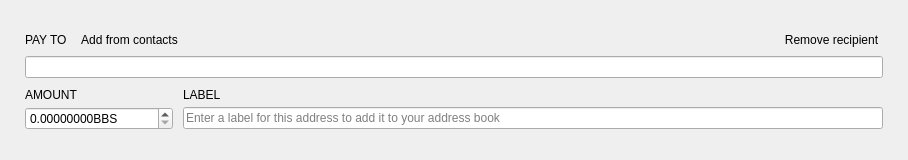
<?xml version="1.0" encoding="UTF-8"?>
<ui version="4.0">
 <class>TransferFrame</class>
 <widget class="QFrame" name="TransferFrame">
  <property name="geometry">
   <rect>
    <x>0</x>
    <y>0</y>
    <width>908</width>
    <height>160</height>
   </rect>
  </property>
  <property name="sizePolicy">
   <sizepolicy hsizetype="Preferred" vsizetype="Preferred">
    <horstretch>0</horstretch>
    <verstretch>150</verstretch>
   </sizepolicy>
  </property>
  <property name="minimumSize">
   <size>
    <width>0</width>
    <height>160</height>
   </size>
  </property>
  <property name="maximumSize">
   <size>
    <width>16777215</width>
    <height>160</height>
   </size>
  </property>
  <property name="windowTitle">
   <string>Frame</string>
  </property>
  <property name="styleSheet">
   <string notr="true"/>
  </property>
  <property name="frameShape">
   <enum>QFrame::NoFrame</enum>
  </property>
  <property name="frameShadow">
   <enum>QFrame::Plain</enum>
  </property>
  <layout class="QVBoxLayout" name="verticalLayout">
   <property name="spacing">
    <number>10</number>
   </property>
   <property name="leftMargin">
    <number>25</number>
   </property>
   <property name="rightMargin">
    <number>25</number>
   </property>
   <item>
    <spacer name="verticalSpacer_2">
     <property name="orientation">
      <enum>Qt::Vertical</enum>
     </property>
     <property name="sizeHint" stdset="0">
      <size>
       <width>20</width>
       <height>40</height>
      </size>
     </property>
    </spacer>
   </item>
   <item>
    <layout class="QGridLayout" name="gridLayout">
     <property name="verticalSpacing">
      <number>5</number>
     </property>
     <item row="0" column="0">
      <widget class="WalletGui::WalletNormalGrayTextLabel" name="m_payToTextLabel">
       <property name="sizePolicy">
        <sizepolicy hsizetype="Minimum" vsizetype="Minimum">
         <horstretch>0</horstretch>
         <verstretch>0</verstretch>
        </sizepolicy>
       </property>
       <property name="text">
        <string>PAY TO</string>
       </property>
       <property name="alignment">
        <set>Qt::AlignLeading|Qt::AlignLeft|Qt::AlignVCenter</set>
       </property>
       <property name="margin">
        <number>0</number>
       </property>
       <property name="indent">
        <number>0</number>
       </property>
      </widget>
     </item>
     <item row="0" column="1">
      <widget class="WalletGui::WalletTinyLinkLikeButton" name="m_addressBookButton">
       <property name="sizePolicy">
        <sizepolicy hsizetype="Preferred" vsizetype="Minimum">
         <horstretch>0</horstretch>
         <verstretch>0</verstretch>
        </sizepolicy>
       </property>
       <property name="cursor">
        <cursorShape>PointingHandCursor</cursorShape>
       </property>
       <property name="focusPolicy">
        <enum>Qt::NoFocus</enum>
       </property>
       <property name="layoutDirection">
        <enum>Qt::LeftToRight</enum>
       </property>
       <property name="text">
        <string>Add from contacts</string>
       </property>
       <property name="flat">
        <bool>true</bool>
       </property>
      </widget>
     </item>
     <item row="0" column="2">
      <spacer name="horizontalSpacer">
       <property name="orientation">
        <enum>Qt::Horizontal</enum>
       </property>
       <property name="sizeHint" stdset="0">
        <size>
         <width>318</width>
         <height>10</height>
        </size>
       </property>
      </spacer>
     </item>
     <item row="0" column="3" alignment="Qt::AlignBottom">
      <widget class="WalletGui::WalletTinyLinkLikeButton" name="m_removeButton">
       <property name="sizePolicy">
        <sizepolicy hsizetype="Preferred" vsizetype="Minimum">
         <horstretch>0</horstretch>
         <verstretch>0</verstretch>
        </sizepolicy>
       </property>
       <property name="cursor">
        <cursorShape>PointingHandCursor</cursorShape>
       </property>
       <property name="focusPolicy">
        <enum>Qt::NoFocus</enum>
       </property>
       <property name="text">
        <string>Remove recipient</string>
       </property>
       <property name="flat">
        <bool>true</bool>
       </property>
      </widget>
     </item>
     <item row="1" column="0" colspan="4">
      <widget class="WalletGui::ClearableLineEdit" name="m_sendAddressEdit">
       <property name="styleSheet">
        <string notr="true">[errorState=&quot;true&quot;] {
  border-color: #ef3131;
}</string>
       </property>
      </widget>
     </item>
    </layout>
   </item>
   <item>
    <layout class="QGridLayout" name="gridLayout_2">
     <property name="verticalSpacing">
      <number>5</number>
     </property>
     <item row="0" column="0">
      <widget class="WalletGui::WalletNormalGrayTextLabel" name="m_amountTextLabel">
       <property name="text">
        <string>AMOUNT</string>
       </property>
       <property name="alignment">
        <set>Qt::AlignBottom|Qt::AlignLeading|Qt::AlignLeft</set>
       </property>
       <property name="indent">
        <number>0</number>
       </property>
      </widget>
     </item>
     <item row="0" column="1">
      <widget class="WalletGui::WalletNormalGrayTextLabel" name="m_labelTextLabel">
       <property name="text">
        <string>LABEL</string>
       </property>
       <property name="alignment">
        <set>Qt::AlignBottom|Qt::AlignLeading|Qt::AlignLeft</set>
       </property>
       <property name="indent">
        <number>0</number>
       </property>
      </widget>
     </item>
     <item row="1" column="0">
      <widget class="QDoubleSpinBox" name="m_sendAmountSpin">
       <property name="focusPolicy">
        <enum>Qt::ClickFocus</enum>
       </property>
       <property name="layoutDirection">
        <enum>Qt::LeftToRight</enum>
       </property>
       <property name="styleSheet">
        <string notr="true">[errorState=&quot;true&quot;] {
  border-color: #ef3131;
}</string>
       </property>
       <property name="buttonSymbols">
        <enum>QAbstractSpinBox::UpDownArrows</enum>
       </property>
       <property name="suffix">
        <string notr="true">BBS</string>
       </property>
       <property name="decimals">
        <number>8</number>
       </property>
       <property name="maximum">
        <double>1000000000000.000000000000000</double>
       </property>
      </widget>
     </item>
     <item row="1" column="1">
      <widget class="WalletGui::ClearableLineEdit" name="m_sendLabelEdit">
       <property name="styleSheet">
        <string notr="true">[errorState=&quot;true&quot;] {
  border-color: #ef3131;
}</string>
       </property>
       <property name="placeholderText">
        <string>Enter a label for this address to add it to your address book</string>
       </property>
      </widget>
     </item>
    </layout>
   </item>
   <item>
    <spacer name="verticalSpacer">
     <property name="orientation">
      <enum>Qt::Vertical</enum>
     </property>
     <property name="sizeHint" stdset="0">
      <size>
       <width>20</width>
       <height>40</height>
      </size>
     </property>
    </spacer>
   </item>
  </layout>
 </widget>
 <customwidgets>
  <customwidget>
   <class>WalletGui::WalletNormalGrayTextLabel</class>
   <extends>QLabel</extends>
   <header>Gui/Common/WalletTextLabel.h</header>
  </customwidget>
  <customwidget>
   <class>WalletGui::WalletTinyLinkLikeButton</class>
   <extends>QPushButton</extends>
   <header>Gui/Common/WalletLinkLikeButton.h</header>
  </customwidget>
  <customwidget>
   <class>WalletGui::ClearableLineEdit</class>
   <extends>QLineEdit</extends>
   <header>Gui/Common/ClearableLineEdit.h</header>
  </customwidget>
 </customwidgets>
 <tabstops>
  <tabstop>m_sendAddressEdit</tabstop>
  <tabstop>m_sendAmountSpin</tabstop>
  <tabstop>m_sendLabelEdit</tabstop>
  <tabstop>m_addressBookButton</tabstop>
  <tabstop>m_removeButton</tabstop>
 </tabstops>
 <resources/>
 <connections>
  <connection>
   <sender>m_removeButton</sender>
   <signal>clicked()</signal>
   <receiver>TransferFrame</receiver>
   <slot>deleteLater()</slot>
   <hints>
    <hint type="sourcelabel">
     <x>797</x>
     <y>41</y>
    </hint>
    <hint type="destinationlabel">
     <x>445</x>
     <y>79</y>
    </hint>
   </hints>
  </connection>
  <connection>
   <sender>m_addressBookButton</sender>
   <signal>clicked()</signal>
   <receiver>TransferFrame</receiver>
   <slot>addressBookClicked()</slot>
   <hints>
    <hint type="sourcelabel">
     <x>136</x>
     <y>41</y>
    </hint>
    <hint type="destinationlabel">
     <x>445</x>
     <y>79</y>
    </hint>
   </hints>
  </connection>
  <connection>
   <sender>m_sendAddressEdit</sender>
   <signal>textChanged(QString)</signal>
   <receiver>TransferFrame</receiver>
   <slot>labelOrAddressChanged(QString)</slot>
   <hints>
    <hint type="sourcelabel">
     <x>445</x>
     <y>56</y>
    </hint>
    <hint type="destinationlabel">
     <x>445</x>
     <y>79</y>
    </hint>
   </hints>
  </connection>
  <connection>
   <sender>m_sendLabelEdit</sender>
   <signal>textChanged(QString)</signal>
   <receiver>TransferFrame</receiver>
   <slot>labelOrAddressChanged(QString)</slot>
   <hints>
    <hint type="sourcelabel">
     <x>582</x>
     <y>128</y>
    </hint>
    <hint type="destinationlabel">
     <x>445</x>
     <y>79</y>
    </hint>
   </hints>
  </connection>
  <connection>
   <sender>m_sendAmountSpin</sender>
   <signal>valueChanged(QString)</signal>
   <receiver>TransferFrame</receiver>
   <slot>amountStringChanged(QString)</slot>
   <hints>
    <hint type="sourcelabel">
     <x>124</x>
     <y>124</y>
    </hint>
    <hint type="destinationlabel">
     <x>453</x>
     <y>79</y>
    </hint>
   </hints>
  </connection>
  <connection>
   <sender>m_sendAddressEdit</sender>
   <signal>textChanged(QString)</signal>
   <receiver>TransferFrame</receiver>
   <slot>addressChanged(QString)</slot>
   <hints>
    <hint type="sourcelabel">
     <x>453</x>
     <y>69</y>
    </hint>
    <hint type="destinationlabel">
     <x>453</x>
     <y>79</y>
    </hint>
   </hints>
  </connection>
 </connections>
 <slots>
  <slot>addressBookClicked()</slot>
  <slot>pasteClicked()</slot>
  <slot>labelOrAddressChanged(QString)</slot>
  <slot>addressChanged(QString)</slot>
  <slot>amountStringChanged(QString)</slot>
 </slots>
</ui>
